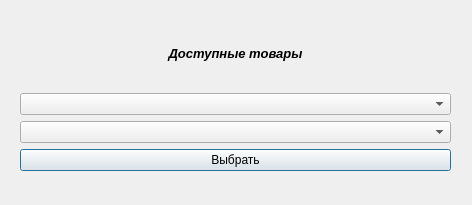
<?xml version="1.0" encoding="UTF-8"?>
<ui version="4.0">
 <class>Catalog</class>
 <widget class="QDialog" name="Catalog">
  <property name="geometry">
   <rect>
    <x>0</x>
    <y>0</y>
    <width>472</width>
    <height>205</height>
   </rect>
  </property>
  <property name="windowTitle">
   <string>Dialog</string>
  </property>
  <widget class="QWidget" name="verticalLayoutWidget">
   <property name="geometry">
    <rect>
     <x>20</x>
     <y>20</y>
     <width>431</width>
     <height>151</height>
    </rect>
   </property>
   <layout class="QVBoxLayout" name="verticalLayout">
    <item>
     <widget class="QLabel" name="label">
      <property name="text">
       <string>&lt;html&gt;&lt;head/&gt;&lt;body&gt;&lt;p align=&quot;center&quot;&gt;&lt;span style=&quot; font-size:10pt; font-weight:600; font-style:italic;&quot;&gt;Доступные товары&lt;/span&gt;&lt;/p&gt;&lt;/body&gt;&lt;/html&gt;</string>
      </property>
     </widget>
    </item>
    <item>
     <widget class="QComboBox" name="comboType"/>
    </item>
    <item>
     <widget class="QComboBox" name="comboProduct"/>
    </item>
    <item>
     <widget class="QPushButton" name="btnProduct">
      <property name="text">
       <string>Выбрать</string>
      </property>
     </widget>
    </item>
   </layout>
  </widget>
  <widget class="QLabel" name="label_2">
   <property name="geometry">
    <rect>
     <x>10</x>
     <y>10</y>
     <width>451</width>
     <height>181</height>
    </rect>
   </property>
   <property name="text">
    <string/>
   </property>
   <property name="pixmap">
    <pixmap>C:/Users/ftsyb/Downloads/imgonline-com-ua-Resize-joefOmnvrd.jpg</pixmap>
   </property>
  </widget>
  <zorder>label_2</zorder>
  <zorder>verticalLayoutWidget</zorder>
 </widget>
 <resources/>
 <connections/>
</ui>
